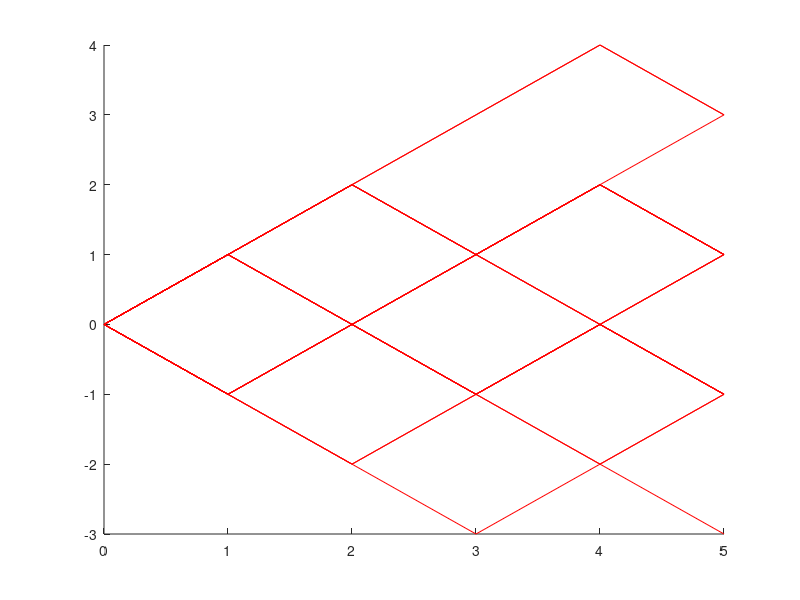

This chart was generated by the following MATLAB code:
p=0.5;
steps=5;
ntrials=20;
for i=1:ntrials-1;
y=[0,cumsum(2*(rand(1,steps)<p)-1)];
hold on;
plot(0:steps,y,'r');
end;
    